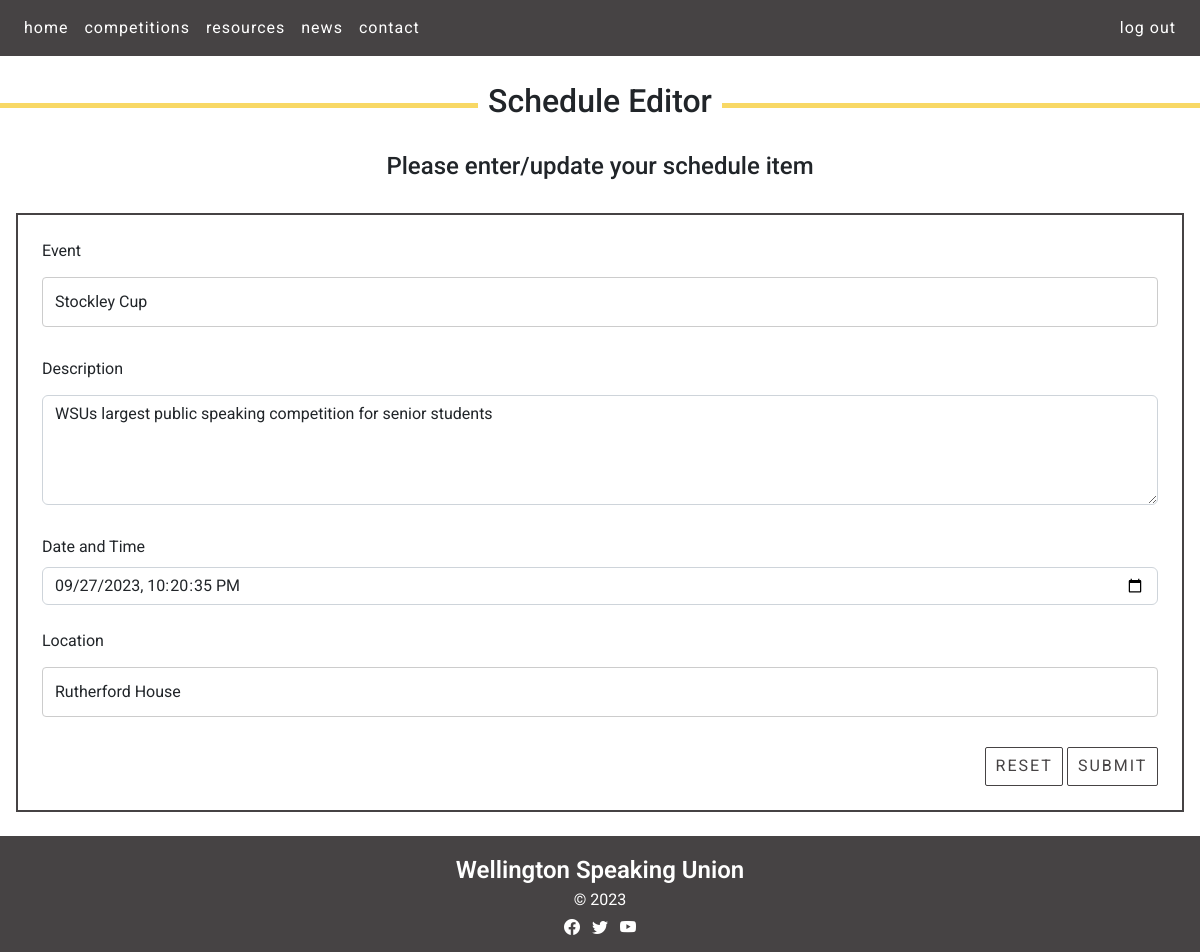
Page /schedule_cud?id=1&task=update (signed in) on the earlier database version.
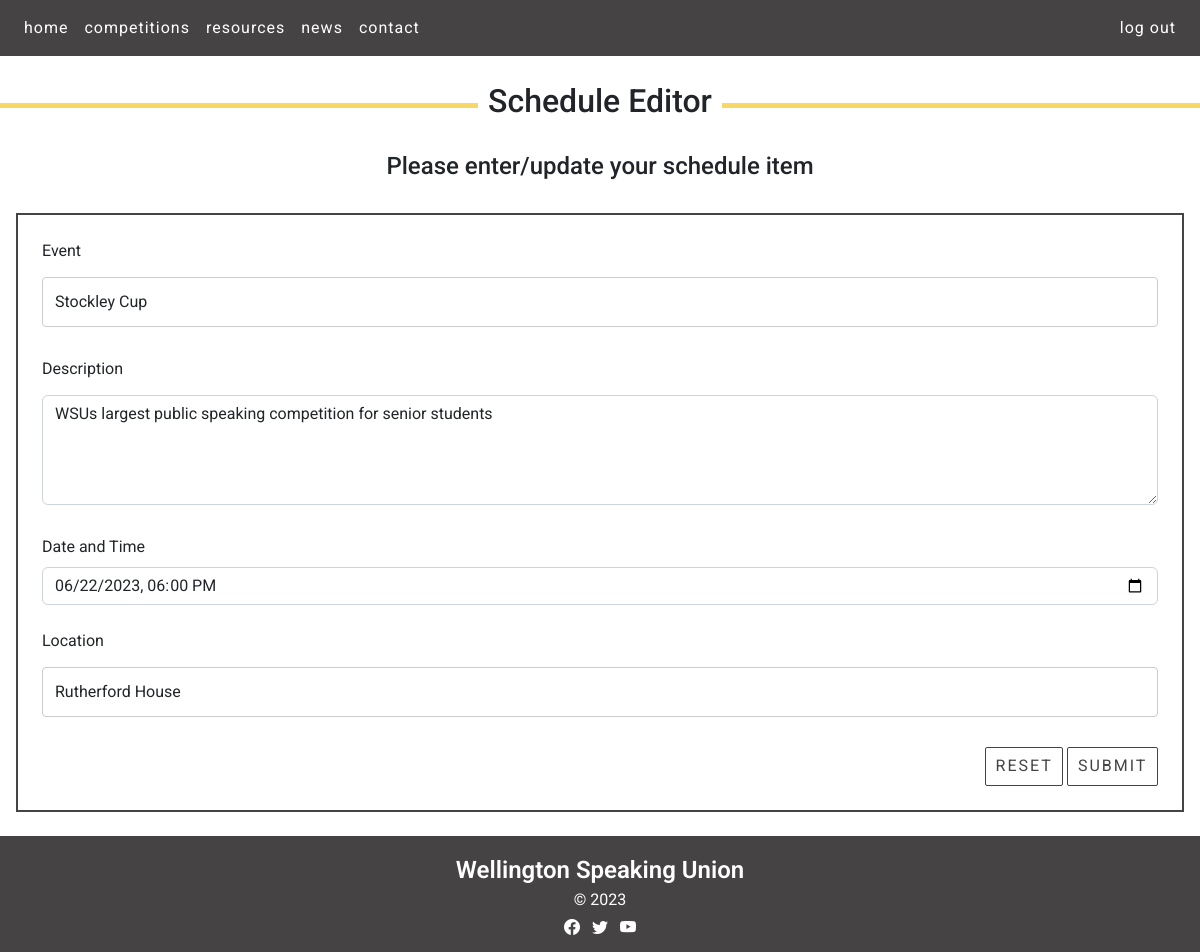
Same page on the later database version.
### tables this page shows
CREATE TABLE schedule(
    post_id integer primary key autoincrement not null,
    event text not null,
    description text not null,
    scheduledate date not null,
    location text not null,
    member_id integer not null,
    foreign key(member_id) references member(member_id)
);

### server.py (the view, shortened to what this page needs)
@app.route ('/schedule_cud', methods=["GET", "POST"])
def schedule_cud():
    data = request.args
    required_keys = ['id', 'task']
    for k in required_keys:
        if k not in data.keys():
            message = "Do not know what to do with read update on schedule (key not present)"
            return render_template('error.html', message=message)
    if request.method == "GET":
        if data['task'] == 'delete':
            sql = "delete from schedule where post_id = ?"
            values_tuple = (data['id'],)
            result = run_commit_query(sql, values_tuple, db_path)
            return redirect(url_for('news'))
        elif data['task'] == 'update':
            sql = """ select event, description, scheduledate, location from schedule where post_id=?"""
            values_tuple = (data['id'],)
            result = run_search_query_tuples(sql, values_tuple, db_path, True)
            result = result[0]
            return render_template("schedule_cud.html",
                                   **result,
                                   id=data['id'],
                                   task=data['task'])
        elif data['task'] == 'add':
            return render_template("schedule_cud.html",
                                   id=0,
                                   task=data['task'])
        else:
            message = "Unrecognised task coming from news page"
            return render_template('error.html', message=message)

### db_functions.py (called while the page is built)
def run_search_query_tuples(sql_query, values_tuple, file_path, rowfactory=False):
    result = None
    try:
        db = sqlite3.connect(file_path)
        if rowfactory:
            db.row_factory = sqlite3.Row
        cursor = db.cursor()
        cursor.execute(sql_query, values_tuple)
        result = cursor.fetchall()
        cursor.close()
    except sqlite3.Error as error:
        print("Error running search query tuples: {}".format(error))
        return None
    db.close()
    if result is None:
        print("No search values were found")
    return result

### templates/schedule_cud.html (shortened to what this page needs)
{% extends "layout.html" %}
{% block content %}
    <div class="container-m">
        <h2 class="form-header"> <span> Schedule Editor </span> </h2>
    <br>
        <h4 class="form-subheading"> Please enter/update your schedule item  </h4>
    </div>
  <div class="form-container p-4 my-4">
    <form action="{{url_for('schedule_cud', id=id, task=task)}}" method="POST">
      <div>
        <label for="event" class="form-label">Event</label>
        <input type="text" class="form-control" id="event" name="event" placeholder="" value="{{event}}" required>
      </div>
      <div>
        <label for="description" class="form-label">Description</label>
        <textarea class="form-control" id="description" name="description" rows="4" required>{{description}}</textarea>
      </div>
      <div>
        <label for="scheduledate" class="form-label">Date and Time</label>
        <input id="scheduledate"
               class="form-control"
               type="datetime-local"
               name="scheduledate"
               min="2023-01-01T00:00"
               max="2024-01-01T00:00"
               value = "{{scheduledate}}"
               required />
      </div>
      <br>
      <div>
        <label for="location" class="form-label">Location</label>
        <input type="text" class="form-control" id="location" name="location" placeholder="" value="{{location}}" required>
      </div>
      <div class="text-end">
        <button type="reset" class="btn btn-primary recent-news-button">Reset</button>
        <button type="submit" class="btn btn-primary recent-news-button">Submit</button>
      </div>
    </form>
  </div>
{% endblock %}

### templates/layout.html (shortened to what this page needs)
<!DOCTYPE HTML>
<html lang="en">
<head>
<link href="https://cdn.jsdelivr.net/npm/bootstrap@5.2.3/dist/css/bootstrap.min.css" rel="stylesheet">
<link rel="stylesheet" href="https://cdn.jsdelivr.net/npm/bootstrap-icons@1.10.3/font/bootstrap-icons.css">
<link rel="stylesheet" href="static/styles.css">
</head>
<body>
<nav class="navbar navbar-expand-lg px-3 navbar-dark">
    <div class="collapse navbar-collapse" id="collapsibleNavbar">
        <ul class="navbar-nav">
            <li class="nav-item">
                <a class="nav-link" href="{{ url_for('index') }}">home</a>
            </li>
            <li class="nav-item">
                <a class="nav-link" href="{{ url_for('competitions') }}">competitions</a>
            </li>
            <li class="nav-item">
                <a class="nav-link" href="{{ url_for('resources') }}">resources</a>
            </li>
            <li class="nav-item">
                <a class="nav-link" href="{{ url_for('news') }}">news</a>
            </li>
            <li class="nav-item">
                <a class="nav-link" href="{{ url_for('resources') }}#contact">contact</a>
            </li>
        </ul>
        <div class="ms-auto">
            {% if session %}
            <a class="nav-link nav-btn nav-btn-outline" href="{{ url_for('logout') }}">log out</a>
            {% else %}
            <a class="nav-link nav-btn nav-btn-outline nav-item" style="display: inline-block" href="{{ url_for('signup') }}">sign up</a>
            <a class="nav-link nav-btn nav-btn-outline nav-item" style="display: inline-block" href="{{ url_for('login') }}">log in</a>
            {% endif %}
        </div>
    </div>
</nav>
{% block content %}
{% endblock %}
<footer class="footer-content container-fluid">
    <p>Wellington Speaking Union</p>
    <p>&copy; 2023</p>
    <section class="mb-2">
        <a class="footer-link"><i class="bi bi-facebook"></i></a>
        <a class="footer-link"><i class="bi bi-twitter"></i></a>
        <a class="footer-link"><i class="bi bi-youtube"></i></a>
    </section>
</footer>
</body>
</html>

### static/styles.css (style rules this page uses)
:root { --brand-black: rgb(27,27,28); --brand-dark-gray: rgb(70,67,68); --brand-light-gray: rgb(104,102,103); --brand-yellow: rgb(248,216,101); --brand-white: rgb(255,255,255); }
.nav-btn-outline { border: 0 solid white; padding: 0 0.5em; }
.btn-primary, .btn-primary:hover { --bs-btn-color: var(--brand-dark-gray); --bs-btn-bg:var(--brand-white); --bs-btn-border-color:var(--brand-dark-gray); --bs-btn-border-radius: 2px; --bs-btn-active-color:var(--brand-dark-gray); --bs-btn-active-bg: var(--brand-yellow); --bs-btn-active-border-color: var(--brand-dark-gray); --bs-btn-active-shadow: inset 0 3px 5px rgba(0, 0, 0, 0); --bs-btn-disabled-color: var(--brand-dark-gray); --bs-btn-disabled-bg: var(--brand-white); --bs-btn-disabled-border-color:var(--brand-dark-gray); transition: none !important; position: relative; text-align:center; display: inline-block; padding: 0.4em 0.6em; }
.btn, .btn-circle { color: var(--brand-dark-gray); text-align: center; margin:auto; letter-spacing: 2px; vertical-align: middle; user-select: none; text-transform: uppercase; }
body { font-family: 'Roboto', serif; font-size: 100%; background-color: var(--brand-white); margin: 0; }
p { text-align: center; color: var(--brand-white); margin: 0; overflow: auto; }
.navbar { background-color: var(--brand-dark-gray); position:sticky; top:0; z-index: 9999; margin-bottom: 1em; }
.nav-link { font-size: 1em; letter-spacing: 1px; color: var(--brand-white); transition: color 0s ease-in-out,background-color 0s ease-in-out,border-color 0s ease-in-out; }
.container-fluid { padding:0; }
.container-m { background-color: rgb(255,255,255); overflow:auto; margin-bottom: 1.5em; margin-top: 1.5em; margin-left: 0; margin-right: 0; }
.form-header { text-align:center; width: 100%; border-bottom: 5px solid var(--brand-yellow); line-height: 0.1em; margin: 20px 0 20px; }
.form-subheading { text-align:center; }
h2 span { background:#fff; padding:0 10px; }
.form-container { border: 2px solid var(--brand-dark-gray); margin-bottom: 1.5em; margin-top: 1.5em; margin-left: 1em; margin-right: 1em; }
.footer-content { background-color: var(--brand-dark-gray); text-align: center; padding: 1em 0 0.25em 0; color: var(--brand-white); }
.footer-content p:first-child { font-weight: 600; font-size: 1.5em; text-align: center; }
.footer-content p:nth-child(2) { font-weight: 400; font-size: 1em; text-align: center; padding-bottom: 0.25em; }
.footer-link { font-size:1em; padding: 0.25em; color: var(--brand-white); }
input[type=text], select, textarea { width: 100%; padding: 12px; border: 1px solid #ccc; border-radius: 4px; box-sizing: border-box; margin-top: 6px; margin-bottom: 30px; resize: vertical }
label, input[type='text'], input[type='email'], textarea { font-size:1em !important; }

Differences in the rows shown:
changed schedule "Stockley Cup": scheduledate "09/27/2023 22:20:35" → "06/22/2023 18:00"
